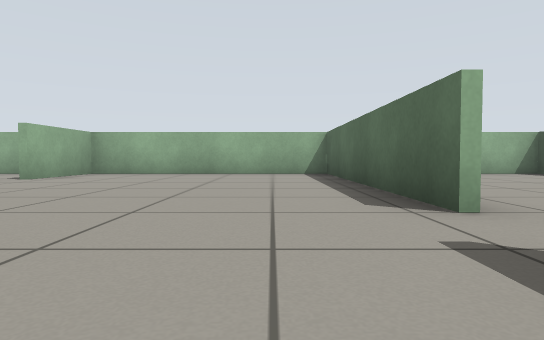
[1] (above)

16 first-person views from a walk through a world built for the Gazebo simulator. The camera is 0.39 m above the floor, tilts 2° down and sees 75° across. The floor is counted in squares, 1 m on a side. Each view is taken from the middle of a square. On the plan, view 1 faces up. The plan holds only what a view shows up to about 9 squares ahead; the rest is blank.

[2]
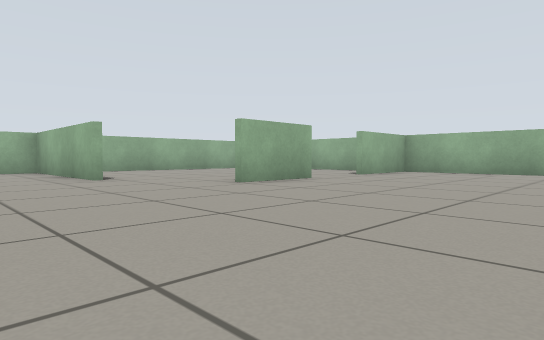

[3]
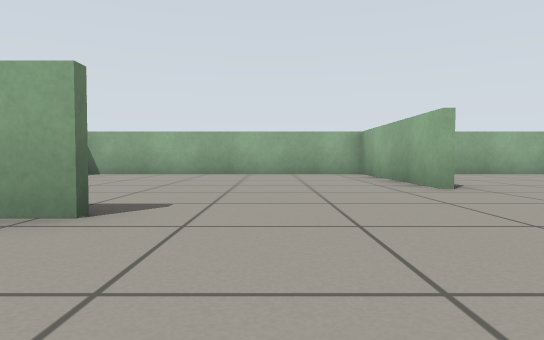

[4]
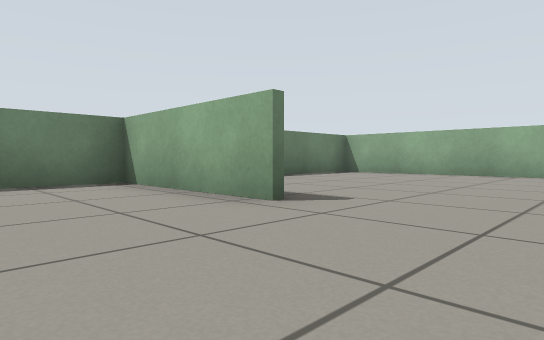

[5]
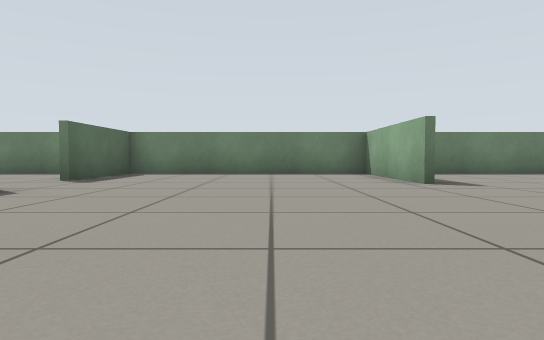

[6]
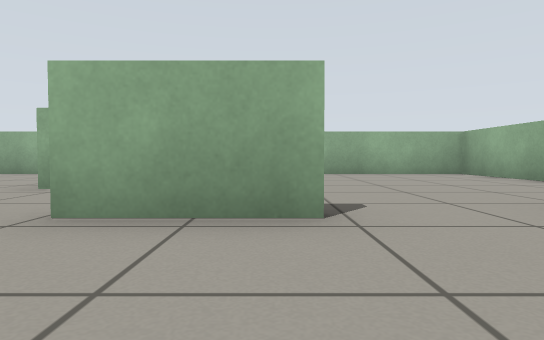

[7]
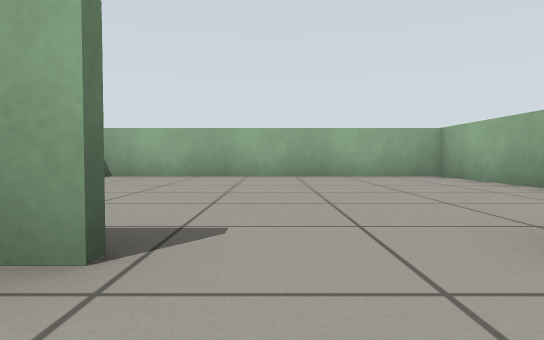

[8]
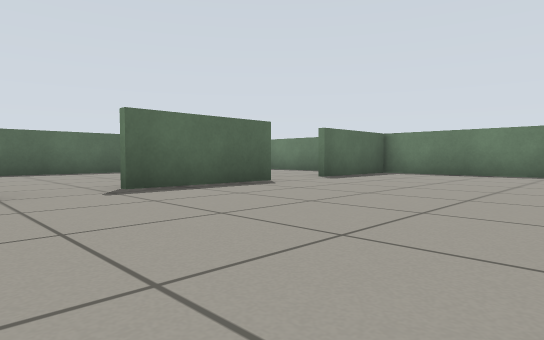

[9]
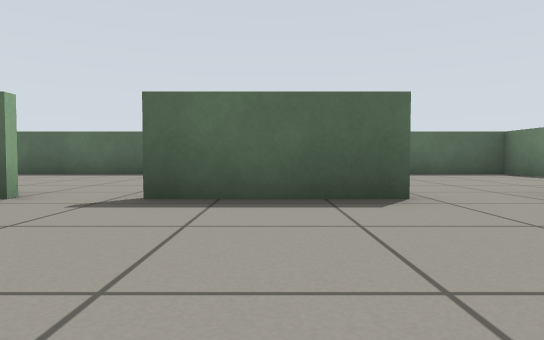

[10]
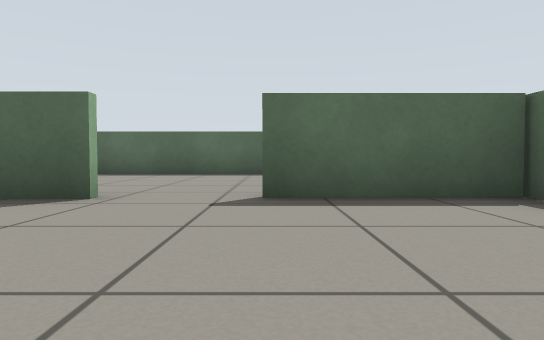

[11]
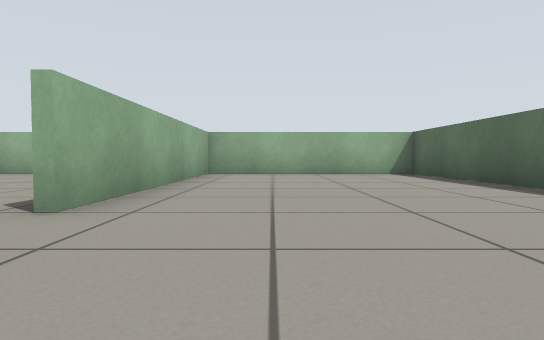

[12]
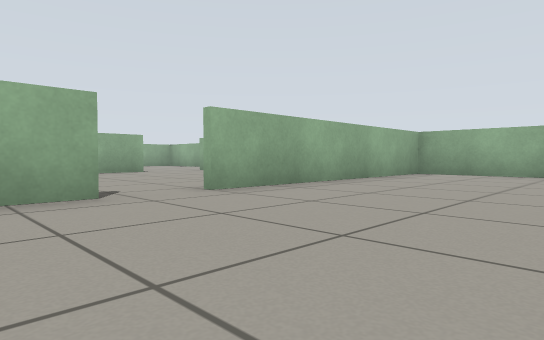

[13]
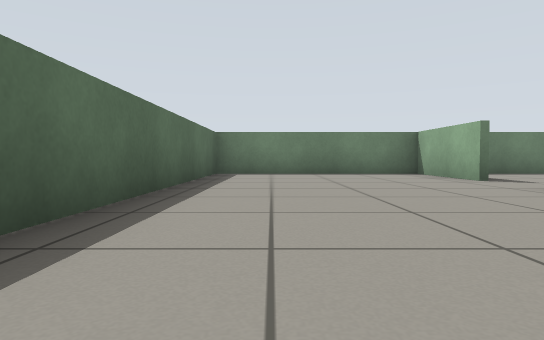

[14]
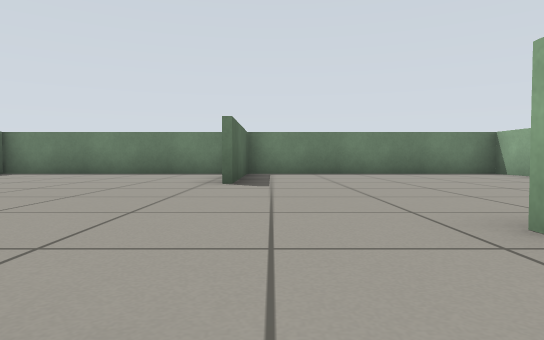

[15]
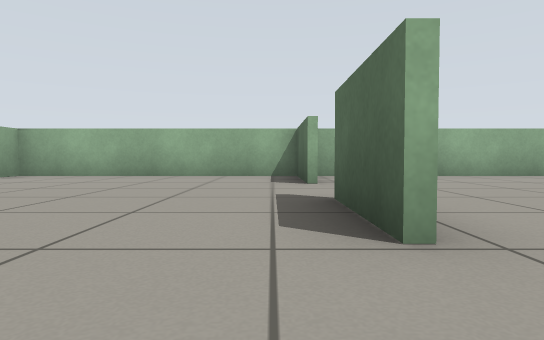

[16]
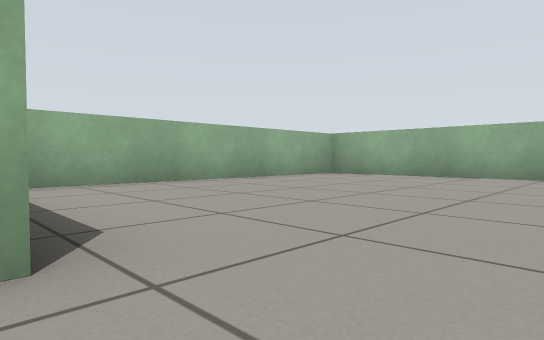

### Floor plan
Points are (right, up) in squares from view 1. A wall is a line through its corners. A room is listed if a view was taken in it or the views show most of it. See-through windows are left out.
Room 1 (views 1, 2, 3, 4, 5, 6, 7, 8, 9, 10, 15, 16)
walls: (-4.3, -2.3) (-4.3, -5.5); (-6.4, 1.1) (-10.3, 1.1) (-10.3, -5.5) (1.1, -5.5); (-4.3, 4.4) (-4.3, 2.5); (1.3, -1.4) (1.3, 1.2); (-4.4, -5.5) (-4.4, -2.3); (1.3, 2.4) (1.3, 8.5); (1.3, -5.5) (1.3, -2.9); (-4.3, 8.5) (-4.3, 6.2); (1.1, 8.5) (-4.1, 8.5)
ways out: opening at (1, -2) to room 2; opening at (1, 2) to room 2; opening at (-5.7, 2) to room 3; opening at (-4, 5.5) to room 3
Room 2 (views 11, 12, 13)
walls: (1.5, 1.2) (1.5, 0.4); (1.5, -2.9) (1.5, -5.5); (1.1, -5.5) (6.3, -5.5) (6.3, 8.5) (1.1, 8.5); (1.5, 8.5) (1.5, 2.4)
ways out: opening at (1, -2) to room 1; opening at (1, 2) to room 1
Room 3 (view 14)
walls: (-4.4, 6.2) (-4.4, 8.5); (-4.4, 2.5) (-4.4, 4.4); (-4.1, 8.5) (-10.3, 8.5) (-10.3, 1.5)
ways out: opening at (-5.7, 2) to room 1; opening at (-4, 5.5) to room 1

Where each view was taken, in squares from view 1:
view 1: 0 up, 0 right, facing up
view 2: 1 down, 0 right, facing up-left
view 3: 1 down, 2 left, facing left
view 4: 0 up, 2 left, facing down-left
view 5: 3 up, 2 left, facing down
view 6: 4 up, 2 left, facing left
view 7: 5 up, 3 left, facing left
view 8: 3 up, 3 left, facing down-right
view 9: 0 up, 2 left, facing right
view 10: 3 down, 2 left, facing right
view 11: 0 up, 3 right, facing up
view 12: 0 up, 5 right, facing up-left
view 13: 3 up, 5 right, facing down
view 14: 3 up, 5 left, facing down
view 15: 1 up, 5 left, facing up
view 16: 1 up, 5 left, facing up-left
